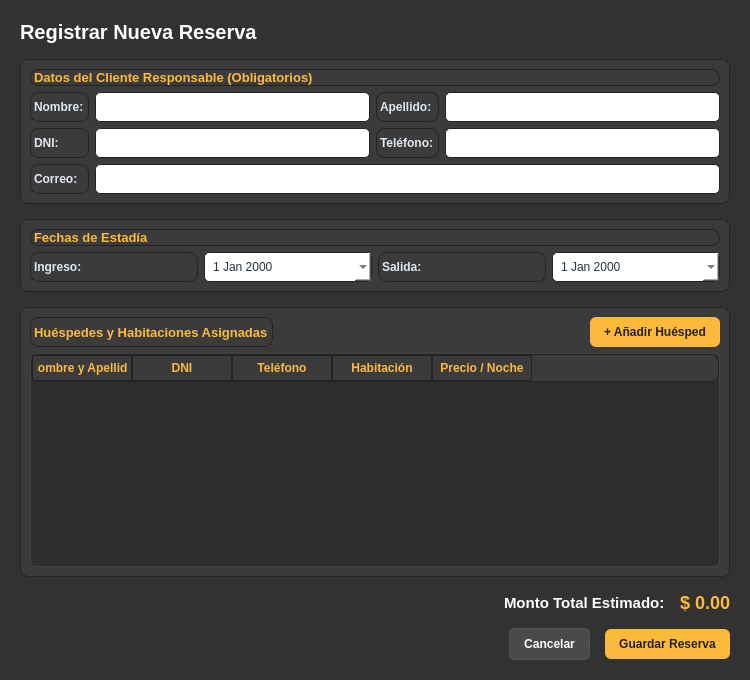
<?xml version="1.0" encoding="UTF-8"?>
<ui version="4.0">
 <class>DialogCrearReserva</class>
 <widget class="QDialog" name="DialogCrearReserva">
  <property name="geometry">
   <rect>
    <x>0</x>
    <y>0</y>
    <width>750</width>
    <height>680</height>
   </rect>
  </property>
  <property name="windowTitle">
   <string>Crear Nueva Reserva</string>
  </property>
  <property name="styleSheet">
   <string notr="true">
    QDialog {
        background-color: #323232;
        color: #FFFFFF;
        font-family: Segoe UI;
    }
    QLabel {
        color: #E2E8F0;
        font-weight: bold;
        font-size: 12px;
    }
    QLineEdit, QDateEdit {
        background-color: #FFFFFF;
        color: #263445;
        border: 1px solid #232323;
        border-radius: 5px;
        padding: 6px;
        font-size: 12px;
    }
    QPushButton {
        background-color: #FDB93B;
        color: #232323;
        border: none;
        border-radius: 6px;
        padding: 8px 14px;
        font-weight: bold;
    }
    QPushButton:hover {
        background-color: #e5a532;
    }
    QPushButton:pressed {
        background-color: #cc922b;
    }

    /* ESTILOS PARA EL CALENDARIO DESPLEGABLE (POPUP) */
    QCalendarWidget QWidget {
        background-color: #2D2D2D;
        color: #FFFFFF;
    }
    /* Barra de navegación superior (mes y año) */
    QCalendarWidget QToolButton {
        color: #232323;
        background-color: #FDB93B;
        border-radius: 4px;
        margin: 2px;
        padding: 4px;
        font-weight: bold;
    }
    QCalendarWidget QToolButton:hover {
        background-color: #e5a532;
    }
    QCalendarWidget QMenu {
        background-color: #323232;
        color: #FFFFFF;
    }
    QCalendarWidget QSpinBox {
        background-color: #FFFFFF;
        color: #263445;
        selection-background-color: #FDB93B;
    }
    /* Días de la semana (Lu, Ma, Mi...) */
    QCalendarWidget QWidget#qt_calendar_navigationbar {
        background-color: #3B3B3B;
    }
    QCalendarWidget QAbstractItemView {
        background-color: #242524;
        color: #FFFFFF;
        selection-background-color: #FDB93B;
        selection-color: #232323;
    }
    QCalendarWidget QAbstractItemView:enabled {
        color: #FFFFFF;
    }
   </string>
  </property>
  <layout class="QVBoxLayout" name="layout_principal">
   <property name="spacing">
    <number>15</number>
   </property>
   <property name="leftMargin">
    <number>20</number>
   </property>
   <property name="topMargin">
    <number>20</number>
   </property>
   <property name="rightMargin">
    <number>20</number>
   </property>
   <property name="bottomMargin">
    <number>20</number>
   </property>

   <!-- TÍTULO -->
   <item>
    <widget class="QLabel" name="label_titulo">
     <property name="text">
      <string>Registrar Nueva Reserva</string>
     </property>
     <property name="styleSheet">
      <string notr="true">font-size: 20px; color: #FFFFFF;</string>
     </property>
    </widget>
   </item>

   <!-- SECCIÓN 1: DATOS DEL CLIENTE TITULAR -->
   <item>
    <widget class="QFrame" name="frame_cliente">
     <property name="styleSheet">
      <string notr="true">
       QFrame {
           background-color: #3B3B3B;
           border: 1px solid #232323;
           border-radius: 8px;
       }
      </string>
     </property>
     <layout class="QVBoxLayout" name="verticalLayout_cliente">
      <item>
       <widget class="QLabel" name="label_seccion_cliente">
        <property name="text">
         <string>Datos del Cliente Responsable (Obligatorios)</string>
        </property>
        <property name="styleSheet">
         <string notr="true">color: #FDB93B; font-size: 13px;</string>
        </property>
       </widget>
      </item>
      <item>
       <layout class="QGridLayout" name="grid_cliente">
        <item row="0" column="0">
         <widget class="QLabel" name="lbl_nombre"><property name="text"><string>Nombre:</string></property></widget>
        </item>
        <item row="0" column="1">
         <widget class="QLineEdit" name="input_cliente_nombre"/>
        </item>
        <item row="0" column="2">
         <widget class="QLabel" name="lbl_apellido"><property name="text"><string>Apellido:</string></property></widget>
        </item>
        <item row="0" column="3">
         <widget class="QLineEdit" name="input_cliente_apellido"/>
        </item>

        <item row="1" column="0">
         <widget class="QLabel" name="lbl_dni"><property name="text"><string>DNI:</string></property></widget>
        </item>
        <item row="1" column="1">
         <widget class="QLineEdit" name="input_cliente_dni"/>
        </item>
        <item row="1" column="2">
         <widget class="QLabel" name="lbl_telefono"><property name="text"><string>Teléfono:</string></property></widget>
        </item>
        <item row="1" column="3">
         <widget class="QLineEdit" name="input_cliente_telefono"/>
        </item>

        <item row="2" column="0">
         <widget class="QLabel" name="lbl_correo"><property name="text"><string>Correo:</string></property></widget>
        </item>
        <item row="2" column="1" colspan="3">
         <widget class="QLineEdit" name="input_cliente_correo"/>
        </item>
       </layout>
      </item>
     </layout>
    </widget>
   </item>

   <!-- SECCIÓN 2: FECHAS DE LA RESERVA -->
   <item>
    <widget class="QFrame" name="frame_fechas">
     <property name="styleSheet">
      <string notr="true">
       QFrame {
           background-color: #3B3B3B;
           border: 1px solid #232323;
           border-radius: 8px;
       }
      </string>
     </property>
     <layout class="QVBoxLayout" name="verticalLayout_fechas">
      <item>
       <widget class="QLabel" name="label_seccion_fechas">
        <property name="text">
         <string>Fechas de Estadía</string>
        </property>
        <property name="styleSheet">
         <string notr="true">color: #FDB93B; font-size: 13px;</string>
        </property>
       </widget>
      </item>
      <item>
       <layout class="QHBoxLayout" name="layout_fechas">
        <item>
         <widget class="QLabel" name="lbl_fecha_ingreso"><property name="text"><string>Ingreso:</string></property></widget>
        </item>
        <item>
         <widget class="QDateEdit" name="input_fecha_ingreso">
          <property name="calendarPopup"><bool>true</bool></property>
         </widget>
        </item>
        <item>
         <widget class="QLabel" name="lbl_fecha_salida"><property name="text"><string>Salida:</string></property></widget>
        </item>
        <item>
         <widget class="QDateEdit" name="input_fecha_salida">
          <property name="calendarPopup"><bool>true</bool></property>
         </widget>
        </item>
       </layout>
      </item>
     </layout>
    </widget>
   </item>

   <!-- SECCIÓN 3: HUÉSPEDES Y ASIGNACIÓN DE HABITACIONES -->
   <item>
    <widget class="QFrame" name="frame_huespedes">
     <property name="styleSheet">
      <string notr="true">
       QFrame {
           background-color: #3B3B3B;
           border: 1px solid #232323;
           border-radius: 8px;
       }
      </string>
     </property>
     <layout class="QVBoxLayout" name="verticalLayout_huespedes">
      <item>
       <layout class="QHBoxLayout" name="layout_huespedes_header">
        <item>
         <widget class="QLabel" name="label_seccion_huespedes">
          <property name="text">
           <string>Huéspedes y Habitaciones Asignadas</string>
          </property>
          <property name="styleSheet">
           <string notr="true">color: #FDB93B; font-size: 13px;</string>
          </property>
         </widget>
        </item>
        <item>
         <spacer name="spacer_huespedes">
          <property name="orientation"><enum>Qt::Horizontal</enum></property>
          <property name="sizeHint" stdset="0"><size><width>40</width><height>20</height></size></property>
         </spacer>
        </item>
        <item>
         <widget class="QPushButton" name="btn_agregar_huesped">
          <property name="text">
           <string>+ Añadir Huésped</string>
          </property>
         </widget>
        </item>
       </layout>
      </item>
      <item>
       <widget class="QTableWidget" name="table_huespedes">
        <property name="styleSheet">
         <string notr="true">
          QTableWidget {
              background-color: #2D2D2D;
              color: #FFFFFF;
              border: 1px solid #444444;
              border-radius: 5px;
          }
          QHeaderView::section {
              background-color: #3B3B3B;
              color: #FDB93B;
              padding: 4px;
              border: 1px solid #232323;
              font-weight: bold;
          }
         </string>
        </property>
        <!-- Configuramos 5 columnas para que nada se corte -->
        <column>
         <property name="text"><string>Nombre y Apellido</string></property>
        </column>
        <column>
         <property name="text"><string>DNI</string></property>
        </column>
        <column>
         <property name="text"><string>Teléfono</string></property>
        </column>
        <column>
         <property name="text"><string>Habitación</string></property>
        </column>
        <column>
         <property name="text"><string>Precio / Noche</string></property>
        </column>
       </widget>
      </item>
     </layout>
    </widget>
   </item>

   <!-- SECCIÓN 4: INDICADOR DE MONTO TOTAL (AL PIE) -->
   <item>
    <layout class="QHBoxLayout" name="layout_monto_total">
     <item>
      <spacer name="spacer_monto">
       <property name="orientation"><enum>Qt::Horizontal</enum></property>
       <property name="sizeHint" stdset="0"><size><width>40</width><height>20</height></size></property>
      </spacer>
     </item>
     <item>
      <widget class="QLabel" name="lbl_titulo_total">
       <property name="text">
        <string>Monto Total Estimado:</string>
       </property>
       <property name="styleSheet">
        <string notr="true">font-size: 15px; color: #FFFFFF;</string>
       </property>
      </widget>
     </item>
     <item>
      <widget class="QLabel" name="label_monto_total_valor">
       <property name="text">
        <string>$ 0.00</string>
       </property>
       <property name="styleSheet">
        <string notr="true">font-size: 18px; color: #FDB93B; font-weight: bold;</string>
       </property>
      </widget>
     </item>
    </layout>
   </item>

   <!-- BOTONES DE ACCIÓN INFERIORES -->
   <item>
    <layout class="QHBoxLayout" name="layout_botones">
     <item>
      <spacer name="spacer_botones">
       <property name="orientation"><enum>Qt::Horizontal</enum></property>
       <property name="sizeHint" stdset="0"><size><width>40</width><height>20</height></size></property>
      </spacer>
     </item>
     <item>
      <widget class="QPushButton" name="btn_cancelar">
       <property name="styleSheet">
        <string notr="true">
         QPushButton { background-color: #4A4A4A; color: #FFFFFF; border: 1px solid #555555; }
         QPushButton:hover { background-color: #555555; }
        </string>
       </property>
       <property name="text">
        <string>Cancelar</string>
       </property>
      </widget>
     </item>
     <item>
      <widget class="QPushButton" name="btn_guardar">
       <property name="styleSheet">
        <string notr="true">
         QPushButton { background-color: #FDB93B; color: #232323; }
         QPushButton:hover { background-color: #e5a532; }
        </string>
       </property>
       <property name="text">
        <string>Guardar Reserva</string>
       </property>
      </widget>
     </item>
    </layout>
   </item>
  </layout>
 </widget>
 <resources/>
</ui>
